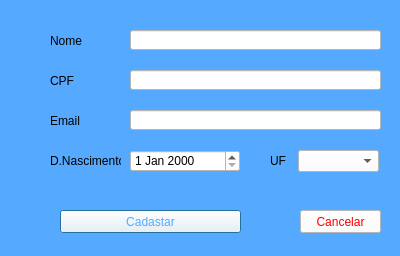
<?xml version="1.0" encoding="UTF-8"?>
<ui version="4.0">
 <class>Dialog</class>
 <widget class="QDialog" name="Dialog">
  <property name="geometry">
   <rect>
    <x>0</x>
    <y>0</y>
    <width>400</width>
    <height>256</height>
   </rect>
  </property>
  <property name="windowTitle">
   <string>Cadastro de clientes</string>
  </property>
  <property name="styleSheet">
   <string notr="true">background-color: rgb(85, 170, 255);</string>
  </property>
  <widget class="QPushButton" name="pushButton">
   <property name="geometry">
    <rect>
     <x>60</x>
     <y>210</y>
     <width>181</width>
     <height>23</height>
    </rect>
   </property>
   <property name="styleSheet">
    <string notr="true">background-color: rgb(255, 255, 255);
color: rgb(85, 170, 255);</string>
   </property>
   <property name="text">
    <string>Cadastar</string>
   </property>
  </widget>
  <widget class="QPushButton" name="pushButton_2">
   <property name="geometry">
    <rect>
     <x>300</x>
     <y>210</y>
     <width>81</width>
     <height>23</height>
    </rect>
   </property>
   <property name="styleSheet">
    <string notr="true">background-color: rgb(255, 255, 255);
color: rgb(255, 0, 0);</string>
   </property>
   <property name="text">
    <string>Cancelar</string>
   </property>
  </widget>
  <widget class="QLabel" name="label">
   <property name="geometry">
    <rect>
     <x>50</x>
     <y>30</y>
     <width>47</width>
     <height>21</height>
    </rect>
   </property>
   <property name="text">
    <string>Nome</string>
   </property>
  </widget>
  <widget class="QLabel" name="label_2">
   <property name="geometry">
    <rect>
     <x>50</x>
     <y>70</y>
     <width>47</width>
     <height>21</height>
    </rect>
   </property>
   <property name="text">
    <string>CPF</string>
   </property>
  </widget>
  <widget class="QLabel" name="label_3">
   <property name="geometry">
    <rect>
     <x>50</x>
     <y>150</y>
     <width>71</width>
     <height>21</height>
    </rect>
   </property>
   <property name="text">
    <string>D.Nascimento</string>
   </property>
  </widget>
  <widget class="QDateEdit" name="dateEdit">
   <property name="geometry">
    <rect>
     <x>130</x>
     <y>150</y>
     <width>110</width>
     <height>22</height>
    </rect>
   </property>
   <property name="styleSheet">
    <string notr="true">background-color: rgb(255, 255, 255);</string>
   </property>
  </widget>
  <widget class="QLineEdit" name="lineEdit">
   <property name="geometry">
    <rect>
     <x>130</x>
     <y>30</y>
     <width>251</width>
     <height>20</height>
    </rect>
   </property>
   <property name="styleSheet">
    <string notr="true">background-color: rgb(255, 255, 255);</string>
   </property>
  </widget>
  <widget class="QLineEdit" name="lineEdit_2">
   <property name="geometry">
    <rect>
     <x>130</x>
     <y>70</y>
     <width>251</width>
     <height>20</height>
    </rect>
   </property>
   <property name="styleSheet">
    <string notr="true">background-color: rgb(255, 255, 255);</string>
   </property>
  </widget>
  <widget class="QLabel" name="label_4">
   <property name="geometry">
    <rect>
     <x>50</x>
     <y>110</y>
     <width>47</width>
     <height>21</height>
    </rect>
   </property>
   <property name="text">
    <string>Email</string>
   </property>
  </widget>
  <widget class="QLineEdit" name="lineEdit_3">
   <property name="geometry">
    <rect>
     <x>130</x>
     <y>110</y>
     <width>251</width>
     <height>20</height>
    </rect>
   </property>
   <property name="styleSheet">
    <string notr="true">background-color: rgb(255, 255, 255);</string>
   </property>
  </widget>
  <widget class="QLabel" name="label_5">
   <property name="geometry">
    <rect>
     <x>270</x>
     <y>150</y>
     <width>21</width>
     <height>21</height>
    </rect>
   </property>
   <property name="text">
    <string>UF</string>
   </property>
  </widget>
  <widget class="QComboBox" name="comboBox">
   <property name="geometry">
    <rect>
     <x>298</x>
     <y>150</y>
     <width>81</width>
     <height>22</height>
    </rect>
   </property>
   <property name="styleSheet">
    <string notr="true">background-color: rgb(255, 255, 255);</string>
   </property>
  </widget>
 </widget>
 <resources/>
 <connections/>
</ui>
